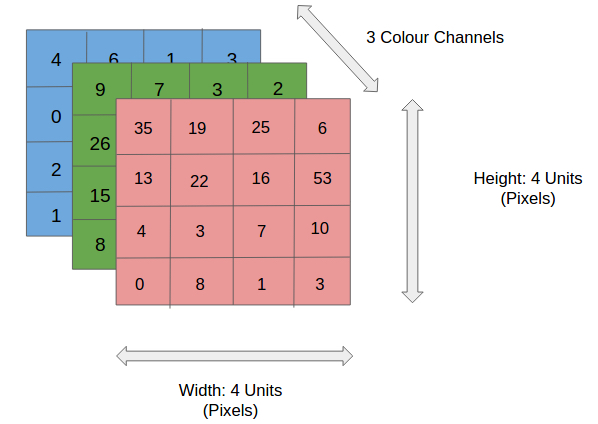
#> input picture Lesson1/picture_3d_array.jpg, 598 x 424 px
$ python intro_cv_lesson.py --first picture_3d_array.jpg --second 1d_2d_3d_array.jpg   (older library calls are emulated)
#> lines starting #> are read from the running program, lines starting #| are printed output that depends on the picture
# example from https://www.pyimagesearch.com/2017/06/19/image-difference-with-opencv-and-python/
# import the necessary packages
from skimage.measure import compare_ssim
import argparse
import imutils
import cv2
# construct the argument parse and parse the arguments
ap = argparse.ArgumentParser()
ap.add_argument("-f", "--first", required=True,
	help="first input image")
ap.add_argument("-s", "--second", required=True,
	help="second")
args = vars(ap.parse_args())

# load the two input images
imageA = cv2.imread(args["first"])
#> imageA is the input picture: shape (424, 598, 3); mean B, G, R 217.7, 220, 227.7
imageB = cv2.imread(args["second"])
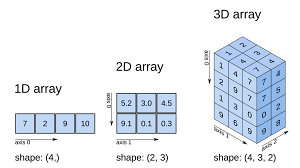
#> input picture Lesson1/1d_2d_3d_array.jpg, 300 x 168 px
#> imageB is the input picture: shape (168, 300, 3); mean B, G, R 243, 236.7, 231.8

# show the first image
cv2.imshow("imageA", imageA)
cv2.waitKey(0)

# show the second image
cv2.imshow("imageB", imageB)
cv2.waitKey(0)

# convert the images to grayscale
grayA = cv2.cvtColor(imageA, cv2.COLOR_BGR2GRAY)
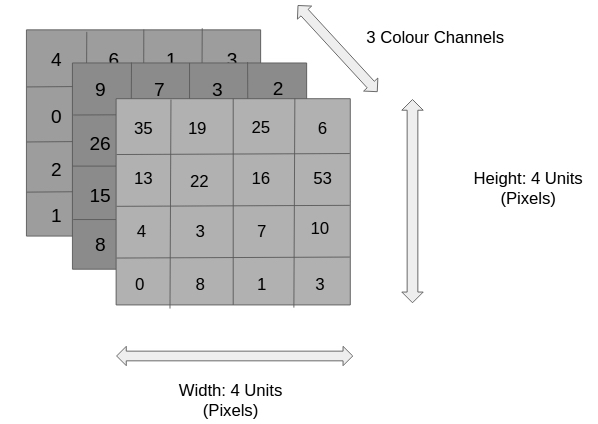
#> grayA: shape (424, 598); min 0, max 255, mean 222
grayB = cv2.cvtColor(imageB, cv2.COLOR_BGR2GRAY)
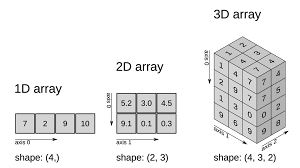
#> grayB: shape (168, 300); min 0, max 255, mean 236

# show the greyed first image
cv2.imshow("Grey imageA", grayA)
cv2.waitKey(0)

# show the greyed second image
cv2.imshow("imageB", grayB)
cv2.waitKey(0)

# compute the Structural Similarity Index (SSIM) between the two
# images, ensuring that the difference image is returned
#> (the run stopped early here; a loop or call above may not have finished)
